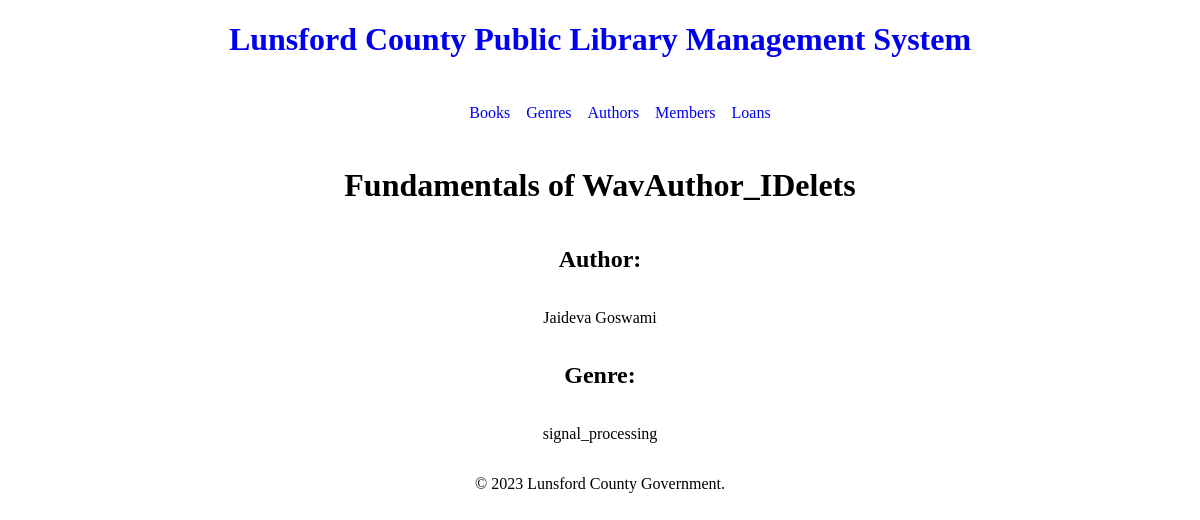
The app's page /books/show.php?id=1 with its own data.
### tables this page shows
CREATE TABLE Books (
  Book_ID INT AUTO_INCREMENT PRIMARY KEY,
  Title VARCHAR(255) NOT NULL,
  Author_ID INT,
  Genre_ID INT,
  FOREIGN KEY (Author_ID) REFERENCES Authors(Author_ID),
  FOREIGN KEY (Genre_ID) REFERENCES Genres(Genre_ID)
);

CREATE TABLE Authors (
  Author_ID INT AUTO_INCREMENT PRIMARY KEY,
  FirstName VARCHAR(255) NOT NULL,
  LastName VARCHAR(255) NOT NULL
);

CREATE TABLE Genres (
  Genre_ID INT AUTO_INCREMENT PRIMARY KEY,
  Name VARCHAR(255) NOT NULL,
  Description TEXT
);

### private/query-functions.php (called while the page is built, shortened)
<?php
  function findItemByIDJoined($table, $id){
    global $db;
    if($table === "books") {
      $sql = "SELECT books.Book_ID, books.Title, authors.FirstName, authors.LastName, genres.Name FROM $table ";
      $sql .= "INNER JOIN authors ON books.Author_ID = authors.Author_ID ";
      $sql .= "INNER JOIN genres ON books.Genre_ID = genres.Genre_ID ";
      $sql .= "WHERE books.Book_ID='".$id."'";
    } else if($table === "loans") {
      $sql = "SELECT books.Book_ID, books.Title, members.FirstName, members.LastName, members.Member_ID, loans.CheckoutDate, loans.DueDate, loans.Loan_ID FROM $table ";
      $sql .= "INNER JOIN books ON loans.Book_ID = books.Book_ID ";
      $sql .= "INNER JOIN members ON loans.Member_ID = members.Member_ID ";
      $sql .= "WHERE loans.Loan_ID='".$id."'";
    } else {
      $sql = "SELECT * FROM $table ";
    }
    $result = mysqli_query($db, $sql);
    $result = mysqli_fetch_assoc($result);
    return $result;
  }
?>

### private/functions.php (called while the page is built, shortened)
<?php
function h($string="") {
  return htmlspecialchars($string);
}
?>

### public/books/show.php (the view, shortened to what this page needs)
<?php
  include(SHARED_PATH."/header.php");
  $id = $_GET['id'];
  $books = findItemByIDJoined("books", $id);
?>
<h1><?php echo h($books['Title']);?></h1>
<h2>Author: </h2>
<p><?php echo h($books['FirstName'])." ".h($books['LastName']);?></p>
<h2>Genre: </h2>
<p><?php echo h($books['Name'])?></p>
<?php include(SHARED_PATH."/footer.php"); ?>

### public/stylesheets/styles.css (style rules this page uses)
body { display: flex; flex-flow: column; margin: auto; text-align: center; }

### records on screen
books: Title "Fundamentals of WavAuthor_IDelets", Author_ID.FirstName "Jaideva", Author_ID.LastName "Goswami", Genre_ID.Name "signal_processing"
